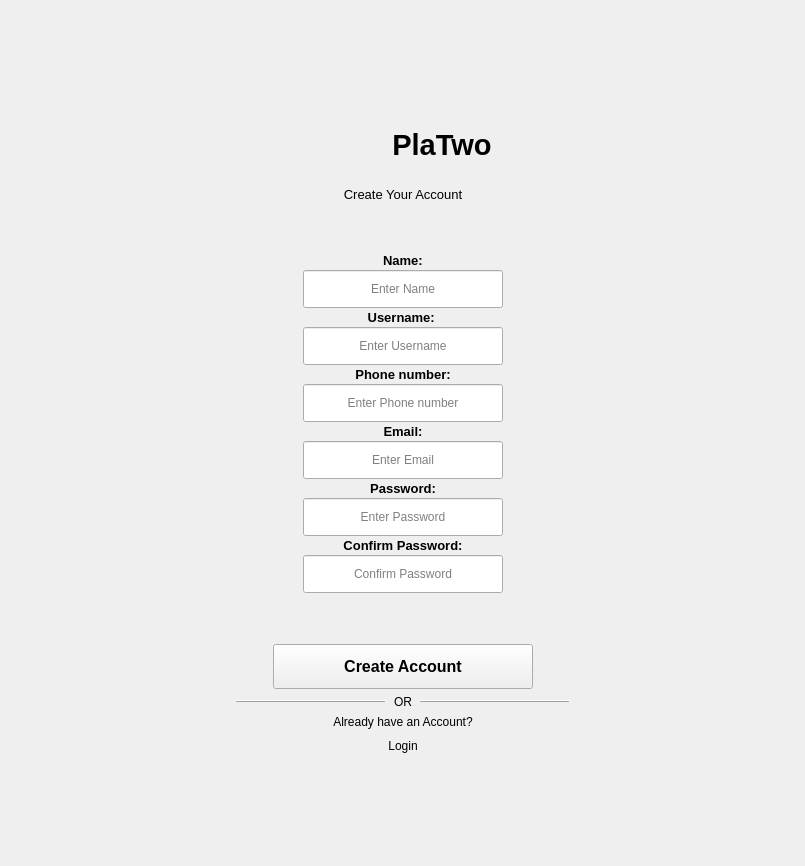
<?xml version="1.0" encoding="UTF-8"?>
<ui version="4.0">
 <class>signuppage</class>
 <widget class="QWidget" name="signuppage">
  <property name="geometry">
   <rect>
    <x>0</x>
    <y>0</y>
    <width>805</width>
    <height>866</height>
   </rect>
  </property>
  <property name="windowTitle">
   <string>Form</string>
  </property>
  <property name="autoFillBackground">
   <bool>false</bool>
  </property>
  <layout class="QHBoxLayout" name="horizontalLayout">
   <item>
    <spacer name="horizontalSpacer_3">
     <property name="orientation">
      <enum>Qt::Orientation::Horizontal</enum>
     </property>
     <property name="sizeHint" stdset="0">
      <size>
       <width>40</width>
       <height>20</height>
      </size>
     </property>
    </spacer>
   </item>
   <item>
    <layout class="QVBoxLayout" name="verticalLayout">
     <property name="spacing">
      <number>12</number>
     </property>
     <property name="leftMargin">
      <number>40</number>
     </property>
     <property name="topMargin">
      <number>40</number>
     </property>
     <property name="rightMargin">
      <number>40</number>
     </property>
     <property name="bottomMargin">
      <number>40</number>
     </property>
     <item>
      <spacer name="verticalSpacer_2">
       <property name="orientation">
        <enum>Qt::Orientation::Vertical</enum>
       </property>
       <property name="sizeHint" stdset="0">
        <size>
         <width>20</width>
         <height>40</height>
        </size>
       </property>
      </spacer>
     </item>
     <item>
      <widget class="QWidget" name="signupcard" native="true">
       <property name="maximumSize">
        <size>
         <width>450</width>
         <height>16777215</height>
        </size>
       </property>
       <layout class="QVBoxLayout" name="verticalLayout_3">
        <item>
         <layout class="QVBoxLayout" name="verticalLayout_2">
          <property name="spacing">
           <number>2</number>
          </property>
          <property name="leftMargin">
           <number>40</number>
          </property>
          <property name="topMargin">
           <number>0</number>
          </property>
          <property name="rightMargin">
           <number>40</number>
          </property>
          <property name="bottomMargin">
           <number>0</number>
          </property>
          <item>
           <widget class="QWidget" name="widget_title" native="true">
            <layout class="QVBoxLayout" name="verticalLayout_5">
             <item>
              <layout class="QHBoxLayout" name="horizontalLayout_2">
               <item>
                <spacer name="horizontalSpacer">
                 <property name="orientation">
                  <enum>Qt::Orientation::Horizontal</enum>
                 </property>
                 <property name="sizeHint" stdset="0">
                  <size>
                   <width>40</width>
                   <height>20</height>
                  </size>
                 </property>
                </spacer>
               </item>
               <item>
                <widget class="QLabel" name="label_logo">
                 <property name="minimumSize">
                  <size>
                   <width>72</width>
                   <height>72</height>
                  </size>
                 </property>
                 <property name="maximumSize">
                  <size>
                   <width>72</width>
                   <height>72</height>
                  </size>
                 </property>
                 <property name="frameShape">
                  <enum>QFrame::Shape::NoFrame</enum>
                 </property>
                 <property name="frameShadow">
                  <enum>QFrame::Shadow::Plain</enum>
                 </property>
                 <property name="text">
                  <string/>
                 </property>
                 <property name="pixmap">
                  <pixmap>:/icons/logo.png</pixmap>
                 </property>
                 <property name="scaledContents">
                  <bool>true</bool>
                 </property>
                 <property name="alignment">
                  <set>Qt::AlignmentFlag::AlignCenter</set>
                 </property>
                </widget>
               </item>
               <item>
                <widget class="QLabel" name="label_title">
                 <property name="font">
                  <font>
                   <pointsize>22</pointsize>
                   <bold>true</bold>
                  </font>
                 </property>
                 <property name="text">
                  <string>PlaTwo</string>
                 </property>
                 <property name="alignment">
                  <set>Qt::AlignmentFlag::AlignCenter</set>
                 </property>
                </widget>
               </item>
               <item>
                <spacer name="horizontalSpacer_2">
                 <property name="orientation">
                  <enum>Qt::Orientation::Horizontal</enum>
                 </property>
                 <property name="sizeHint" stdset="0">
                  <size>
                   <width>40</width>
                   <height>20</height>
                  </size>
                 </property>
                </spacer>
               </item>
              </layout>
             </item>
             <item>
              <widget class="QLabel" name="label_subtitle">
               <property name="font">
                <font>
                 <pointsize>10</pointsize>
                </font>
               </property>
               <property name="text">
                <string>Create Your Account</string>
               </property>
               <property name="alignment">
                <set>Qt::AlignmentFlag::AlignCenter</set>
               </property>
              </widget>
             </item>
            </layout>
           </widget>
          </item>
          <item>
           <spacer name="verticalSpacer_4">
            <property name="orientation">
             <enum>Qt::Orientation::Vertical</enum>
            </property>
            <property name="sizeHint" stdset="0">
             <size>
              <width>20</width>
              <height>40</height>
             </size>
            </property>
           </spacer>
          </item>
          <item alignment="Qt::AlignmentFlag::AlignHCenter">
           <widget class="QLabel" name="labe_name">
            <property name="font">
             <font>
              <pointsize>10</pointsize>
              <bold>true</bold>
             </font>
            </property>
            <property name="text">
             <string>Name:</string>
            </property>
           </widget>
          </item>
          <item alignment="Qt::AlignmentFlag::AlignHCenter">
           <widget class="QLineEdit" name="lineEdit_name">
            <property name="minimumSize">
             <size>
              <width>200</width>
              <height>38</height>
             </size>
            </property>
            <property name="maximumSize">
             <size>
              <width>200</width>
              <height>16777215</height>
             </size>
            </property>
            <property name="inputMask">
             <string/>
            </property>
            <property name="text">
             <string/>
            </property>
            <property name="maxLength">
             <number>32767</number>
            </property>
            <property name="frame">
             <bool>true</bool>
            </property>
            <property name="cursorPosition">
             <number>0</number>
            </property>
            <property name="alignment">
             <set>Qt::AlignmentFlag::AlignCenter</set>
            </property>
            <property name="placeholderText">
             <string>Enter Name</string>
            </property>
           </widget>
          </item>
          <item>
           <widget class="QLabel" name="label_username">
            <property name="font">
             <font>
              <pointsize>10</pointsize>
              <bold>true</bold>
             </font>
            </property>
            <property name="text">
             <string>Username: </string>
            </property>
            <property name="alignment">
             <set>Qt::AlignmentFlag::AlignCenter</set>
            </property>
           </widget>
          </item>
          <item alignment="Qt::AlignmentFlag::AlignHCenter">
           <widget class="QLineEdit" name="lineEdit_username">
            <property name="minimumSize">
             <size>
              <width>200</width>
              <height>38</height>
             </size>
            </property>
            <property name="maximumSize">
             <size>
              <width>200</width>
              <height>16777215</height>
             </size>
            </property>
            <property name="font">
             <font>
              <pointsize>9</pointsize>
             </font>
            </property>
            <property name="toolTip">
             <string>&lt;html&gt;&lt;head/&gt;&lt;body&gt;&lt;p&gt;Enter your &lt;span style=&quot; font-weight:700;&quot;&gt;Username&lt;/span&gt;&lt;/p&gt;&lt;/body&gt;&lt;/html&gt;</string>
            </property>
            <property name="alignment">
             <set>Qt::AlignmentFlag::AlignCenter</set>
            </property>
            <property name="placeholderText">
             <string>Enter Username</string>
            </property>
           </widget>
          </item>
          <item alignment="Qt::AlignmentFlag::AlignHCenter">
           <widget class="QLabel" name="label">
            <property name="font">
             <font>
              <pointsize>10</pointsize>
              <bold>true</bold>
             </font>
            </property>
            <property name="text">
             <string>Phone number:</string>
            </property>
            <property name="alignment">
             <set>Qt::AlignmentFlag::AlignCenter</set>
            </property>
           </widget>
          </item>
          <item alignment="Qt::AlignmentFlag::AlignHCenter">
           <widget class="QLineEdit" name="lineEdit_phone">
            <property name="minimumSize">
             <size>
              <width>200</width>
              <height>38</height>
             </size>
            </property>
            <property name="maximumSize">
             <size>
              <width>200</width>
              <height>16777215</height>
             </size>
            </property>
            <property name="alignment">
             <set>Qt::AlignmentFlag::AlignCenter</set>
            </property>
            <property name="placeholderText">
             <string>Enter Phone number</string>
            </property>
           </widget>
          </item>
          <item>
           <widget class="QLabel" name="label_email">
            <property name="font">
             <font>
              <pointsize>10</pointsize>
              <bold>true</bold>
             </font>
            </property>
            <property name="text">
             <string>Email:</string>
            </property>
            <property name="alignment">
             <set>Qt::AlignmentFlag::AlignCenter</set>
            </property>
           </widget>
          </item>
          <item alignment="Qt::AlignmentFlag::AlignHCenter">
           <widget class="QLineEdit" name="lineEdit_email">
            <property name="minimumSize">
             <size>
              <width>200</width>
              <height>38</height>
             </size>
            </property>
            <property name="maximumSize">
             <size>
              <width>200</width>
              <height>16777215</height>
             </size>
            </property>
            <property name="toolTip">
             <string>&lt;html&gt;&lt;head/&gt;&lt;body&gt;&lt;p&gt;Enter your &lt;span style=&quot; font-weight:700;&quot;&gt;Email&lt;/span&gt;&lt;/p&gt;&lt;/body&gt;&lt;/html&gt;</string>
            </property>
            <property name="alignment">
             <set>Qt::AlignmentFlag::AlignCenter</set>
            </property>
            <property name="placeholderText">
             <string>Enter Email</string>
            </property>
           </widget>
          </item>
          <item>
           <widget class="QLabel" name="label_password">
            <property name="font">
             <font>
              <pointsize>10</pointsize>
              <bold>true</bold>
             </font>
            </property>
            <property name="text">
             <string>Password:</string>
            </property>
            <property name="alignment">
             <set>Qt::AlignmentFlag::AlignCenter</set>
            </property>
           </widget>
          </item>
          <item alignment="Qt::AlignmentFlag::AlignHCenter">
           <widget class="QLineEdit" name="lineEdit_password">
            <property name="minimumSize">
             <size>
              <width>200</width>
              <height>38</height>
             </size>
            </property>
            <property name="maximumSize">
             <size>
              <width>200</width>
              <height>16777215</height>
             </size>
            </property>
            <property name="toolTip">
             <string>&lt;html&gt;&lt;head/&gt;&lt;body&gt;&lt;p&gt;Enter your &lt;span style=&quot; font-weight:700;&quot;&gt;Password&lt;/span&gt;&lt;/p&gt;&lt;/body&gt;&lt;/html&gt;</string>
            </property>
            <property name="echoMode">
             <enum>QLineEdit::EchoMode::Password</enum>
            </property>
            <property name="alignment">
             <set>Qt::AlignmentFlag::AlignCenter</set>
            </property>
            <property name="placeholderText">
             <string>Enter Password</string>
            </property>
           </widget>
          </item>
          <item>
           <widget class="QLabel" name="label_confirmpassword">
            <property name="font">
             <font>
              <pointsize>10</pointsize>
              <bold>true</bold>
             </font>
            </property>
            <property name="text">
             <string>Confirm Password:</string>
            </property>
            <property name="alignment">
             <set>Qt::AlignmentFlag::AlignCenter</set>
            </property>
           </widget>
          </item>
          <item alignment="Qt::AlignmentFlag::AlignHCenter">
           <widget class="QLineEdit" name="lineEdit_confirmpassword">
            <property name="minimumSize">
             <size>
              <width>200</width>
              <height>38</height>
             </size>
            </property>
            <property name="maximumSize">
             <size>
              <width>200</width>
              <height>16777215</height>
             </size>
            </property>
            <property name="toolTip">
             <string>&lt;html&gt;&lt;head/&gt;&lt;body&gt;&lt;p&gt;Confirm Your &lt;span style=&quot; font-weight:700;&quot;&gt;Password&lt;/span&gt;&lt;/p&gt;&lt;/body&gt;&lt;/html&gt;</string>
            </property>
            <property name="echoMode">
             <enum>QLineEdit::EchoMode::Password</enum>
            </property>
            <property name="alignment">
             <set>Qt::AlignmentFlag::AlignCenter</set>
            </property>
            <property name="placeholderText">
             <string>Confirm Password</string>
            </property>
           </widget>
          </item>
          <item>
           <spacer name="verticalSpacer_3">
            <property name="orientation">
             <enum>Qt::Orientation::Vertical</enum>
            </property>
            <property name="sizeHint" stdset="0">
             <size>
              <width>20</width>
              <height>40</height>
             </size>
            </property>
           </spacer>
          </item>
          <item>
           <widget class="QWidget" name="widget_actions" native="true">
            <layout class="QVBoxLayout" name="verticalLayout_4">
             <item>
              <layout class="QHBoxLayout" name="horizontalLayout_3">
               <item>
                <spacer name="horizontalSpacer_5">
                 <property name="orientation">
                  <enum>Qt::Orientation::Horizontal</enum>
                 </property>
                 <property name="sizeHint" stdset="0">
                  <size>
                   <width>40</width>
                   <height>20</height>
                  </size>
                 </property>
                </spacer>
               </item>
               <item>
                <widget class="QPushButton" name="pushButton_create_account">
                 <property name="minimumSize">
                  <size>
                   <width>260</width>
                   <height>45</height>
                  </size>
                 </property>
                 <property name="font">
                  <font>
                   <pointsize>12</pointsize>
                   <bold>true</bold>
                  </font>
                 </property>
                 <property name="text">
                  <string>Create Account</string>
                 </property>
                </widget>
               </item>
               <item>
                <spacer name="horizontalSpacer_6">
                 <property name="orientation">
                  <enum>Qt::Orientation::Horizontal</enum>
                 </property>
                 <property name="sizeHint" stdset="0">
                  <size>
                   <width>40</width>
                   <height>20</height>
                  </size>
                 </property>
                </spacer>
               </item>
              </layout>
             </item>
             <item>
              <layout class="QHBoxLayout" name="horizontalLayout_4">
               <item>
                <widget class="QFrame" name="frame">
                 <property name="minimumSize">
                  <size>
                   <width>150</width>
                   <height>0</height>
                  </size>
                 </property>
                 <property name="frameShape">
                  <enum>QFrame::Shape::HLine</enum>
                 </property>
                 <property name="frameShadow">
                  <enum>QFrame::Shadow::Raised</enum>
                 </property>
                </widget>
               </item>
               <item alignment="Qt::AlignmentFlag::AlignHCenter">
                <widget class="QLabel" name="label_or">
                 <property name="frameShape">
                  <enum>QFrame::Shape::NoFrame</enum>
                 </property>
                 <property name="midLineWidth">
                  <number>0</number>
                 </property>
                 <property name="text">
                  <string>OR</string>
                 </property>
                 <property name="alignment">
                  <set>Qt::AlignmentFlag::AlignCenter</set>
                 </property>
                </widget>
               </item>
               <item>
                <widget class="QFrame" name="frame_2">
                 <property name="minimumSize">
                  <size>
                   <width>150</width>
                   <height>0</height>
                  </size>
                 </property>
                 <property name="frameShape">
                  <enum>QFrame::Shape::HLine</enum>
                 </property>
                 <property name="frameShadow">
                  <enum>QFrame::Shadow::Raised</enum>
                 </property>
                </widget>
               </item>
              </layout>
             </item>
             <item>
              <widget class="QLabel" name="label_haveacc">
               <property name="text">
                <string>Already have an Account?</string>
               </property>
               <property name="alignment">
                <set>Qt::AlignmentFlag::AlignCenter</set>
               </property>
              </widget>
             </item>
             <item>
              <layout class="QHBoxLayout" name="horizontalLayout_5">
               <item>
                <spacer name="horizontalSpacer_8">
                 <property name="orientation">
                  <enum>Qt::Orientation::Horizontal</enum>
                 </property>
                 <property name="sizeHint" stdset="0">
                  <size>
                   <width>40</width>
                   <height>20</height>
                  </size>
                 </property>
                </spacer>
               </item>
               <item>
                <widget class="QPushButton" name="pushButton_login_back">
                 <property name="text">
                  <string>Login</string>
                 </property>
                 <property name="flat">
                  <bool>true</bool>
                 </property>
                </widget>
               </item>
               <item>
                <spacer name="horizontalSpacer_7">
                 <property name="orientation">
                  <enum>Qt::Orientation::Horizontal</enum>
                 </property>
                 <property name="sizeHint" stdset="0">
                  <size>
                   <width>40</width>
                   <height>20</height>
                  </size>
                 </property>
                </spacer>
               </item>
              </layout>
             </item>
            </layout>
           </widget>
          </item>
         </layout>
        </item>
       </layout>
      </widget>
     </item>
     <item>
      <spacer name="verticalSpacer">
       <property name="orientation">
        <enum>Qt::Orientation::Vertical</enum>
       </property>
       <property name="sizeHint" stdset="0">
        <size>
         <width>20</width>
         <height>40</height>
        </size>
       </property>
      </spacer>
     </item>
    </layout>
   </item>
   <item>
    <spacer name="horizontalSpacer_4">
     <property name="orientation">
      <enum>Qt::Orientation::Horizontal</enum>
     </property>
     <property name="sizeHint" stdset="0">
      <size>
       <width>40</width>
       <height>20</height>
      </size>
     </property>
    </spacer>
   </item>
  </layout>
 </widget>
 <resources/>
 <connections/>
</ui>
